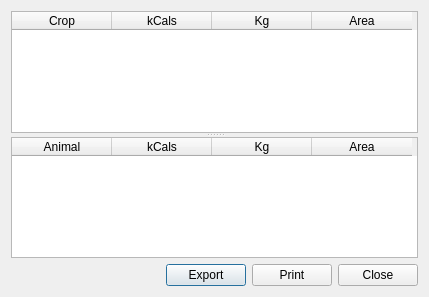
<ui version="4.0" >
 <class>ModelTargets</class>
 <widget class="QDialog" name="ModelTargets" >
  <property name="geometry" >
   <rect>
    <x>0</x>
    <y>0</y>
    <width>429</width>
    <height>297</height>
   </rect>
  </property>
  <property name="windowTitle" >
   <string>Model Targets</string>
  </property>
  <layout class="QGridLayout" >
   <item row="1" column="1" >
    <widget class="QPushButton" name="pbnExport" >
     <property name="text" >
      <string>Export</string>
     </property>
    </widget>
   </item>
   <item row="1" column="2" >
    <widget class="QPushButton" name="pbnPrint" >
     <property name="text" >
      <string>Print</string>
     </property>
    </widget>
   </item>
   <item row="1" column="3" >
    <widget class="QPushButton" name="pbnClose" >
     <property name="text" >
      <string>Close</string>
     </property>
    </widget>
   </item>
   <item row="1" column="0" >
    <spacer>
     <property name="orientation" >
      <enum>Qt::Horizontal</enum>
     </property>
     <property name="sizeHint" >
      <size>
       <width>40</width>
       <height>20</height>
      </size>
     </property>
    </spacer>
   </item>
   <item row="0" column="0" colspan="4" >
    <widget class="QSplitter" name="splitter" >
     <property name="orientation" >
      <enum>Qt::Vertical</enum>
     </property>
     <widget class="QTableWidget" name="tblCropTargets" >
      <property name="toolTip" >
       <string>&lt;html>&lt;head>&lt;meta name="qrichtext" content="1" />&lt;style type="text/css">
p, li { white-space: pre-wrap; }
&lt;/style>&lt;/head>&lt;body style=" font-family:'Sans Serif'; font-size:9pt; font-weight:400; font-style:normal; text-decoration:none;">
&lt;p style=" margin-top:0px; margin-bottom:0px; margin-left:0px; margin-right:0px; -qt-block-indent:0; text-indent:0px;">Select a crop here to see and/or edit it's properties below.&lt;/p>&lt;/body>&lt;/html></string>
      </property>
      <property name="whatsThis" >
       <string>&lt;html>&lt;head>&lt;meta name="qrichtext" content="1" />&lt;style type="text/css">
p, li { white-space: pre-wrap; }
&lt;/style>&lt;/head>&lt;body style=" font-family:'Sans Serif'; font-size:9pt; font-weight:400; font-style:normal; text-decoration:none;">
&lt;p style=" margin-top:0px; margin-bottom:0px; margin-left:0px; margin-right:0px; -qt-block-indent:0; text-indent:0px;">In order to enable LandUse Analyst to model any crop, several details must be entered to define specific varieties. Crop Manager asks for general information about the crop in this section. You might want to have more than one strain of the same variety, however, which is allowed.&lt;/p>
&lt;p style=" margin-top:12px; margin-bottom:12px; margin-left:0px; margin-right:0px; -qt-block-indent:0; text-indent:0px;">To define different strains of the same variety is quite easy. Let's say you want to have two kinds of wheat for example. The Name: field is Wheat for both, but in Notes: field, enter Hard Red for one, and Soft White for the other. Then adjust the other parameters as you wish. Even though the name is the same, the crop is saved uniquely.&lt;/p>&lt;/body>&lt;/html></string>
      </property>
      <property name="alternatingRowColors" >
       <bool>true</bool>
      </property>
      <property name="selectionMode" >
       <enum>QAbstractItemView::SingleSelection</enum>
      </property>
      <property name="selectionBehavior" >
       <enum>QAbstractItemView::SelectRows</enum>
      </property>
      <column>
       <property name="text" >
        <string>Crop</string>
       </property>
      </column>
      <column>
       <property name="text" >
        <string>kCals</string>
       </property>
      </column>
      <column>
       <property name="text" >
        <string>Kg</string>
       </property>
      </column>
      <column>
       <property name="text" >
        <string>Area</string>
       </property>
      </column>
     </widget>
     <widget class="QTableWidget" name="tblAnimalTargets" >
      <property name="toolTip" >
       <string>&lt;html>&lt;head>&lt;meta name="qrichtext" content="1" />&lt;style type="text/css">
p, li { white-space: pre-wrap; }
&lt;/style>&lt;/head>&lt;body style=" font-family:'Sans Serif'; font-size:9pt; font-weight:400; font-style:normal; text-decoration:none;">
&lt;p style=" margin-top:0px; margin-bottom:0px; margin-left:0px; margin-right:0px; -qt-block-indent:0; text-indent:0px;">Select a crop here to see and/or edit it's properties below.&lt;/p>&lt;/body>&lt;/html></string>
      </property>
      <property name="whatsThis" >
       <string>&lt;html>&lt;head>&lt;meta name="qrichtext" content="1" />&lt;style type="text/css">
p, li { white-space: pre-wrap; }
&lt;/style>&lt;/head>&lt;body style=" font-family:'Sans Serif'; font-size:9pt; font-weight:400; font-style:normal; text-decoration:none;">
&lt;p style=" margin-top:0px; margin-bottom:0px; margin-left:0px; margin-right:0px; -qt-block-indent:0; text-indent:0px;">In order to enable LandUse Analyst to model any crop, several details must be entered to define specific varieties. Crop Manager asks for general information about the crop in this section. You might want to have more than one strain of the same variety, however, which is allowed.&lt;/p>
&lt;p style=" margin-top:12px; margin-bottom:12px; margin-left:0px; margin-right:0px; -qt-block-indent:0; text-indent:0px;">To define different strains of the same variety is quite easy. Let's say you want to have two kinds of wheat for example. The Name: field is Wheat for both, but in Notes: field, enter Hard Red for one, and Soft White for the other. Then adjust the other parameters as you wish. Even though the name is the same, the crop is saved uniquely.&lt;/p>&lt;/body>&lt;/html></string>
      </property>
      <property name="alternatingRowColors" >
       <bool>true</bool>
      </property>
      <property name="selectionMode" >
       <enum>QAbstractItemView::SingleSelection</enum>
      </property>
      <property name="selectionBehavior" >
       <enum>QAbstractItemView::SelectRows</enum>
      </property>
      <column>
       <property name="text" >
        <string>Animal</string>
       </property>
      </column>
      <column>
       <property name="text" >
        <string>kCals</string>
       </property>
      </column>
      <column>
       <property name="text" >
        <string>Kg</string>
       </property>
      </column>
      <column>
       <property name="text" >
        <string>Area</string>
       </property>
      </column>
     </widget>
    </widget>
   </item>
  </layout>
 </widget>
 <resources/>
 <connections>
  <connection>
   <sender>pbnClose</sender>
   <signal>clicked()</signal>
   <receiver>ModelTargets</receiver>
   <slot>close()</slot>
   <hints>
    <hint type="sourcelabel" >
     <x>413</x>
     <y>287</y>
    </hint>
    <hint type="destinationlabel" >
     <x>422</x>
     <y>296</y>
    </hint>
   </hints>
  </connection>
  <connection>
   <sender>pbnClose</sender>
   <signal>clicked()</signal>
   <receiver>ModelTargets</receiver>
   <slot>close()</slot>
   <hints>
    <hint type="sourcelabel" >
     <x>358</x>
     <y>273</y>
    </hint>
    <hint type="destinationlabel" >
     <x>118</x>
     <y>261</y>
    </hint>
   </hints>
  </connection>
 </connections>
</ui>
